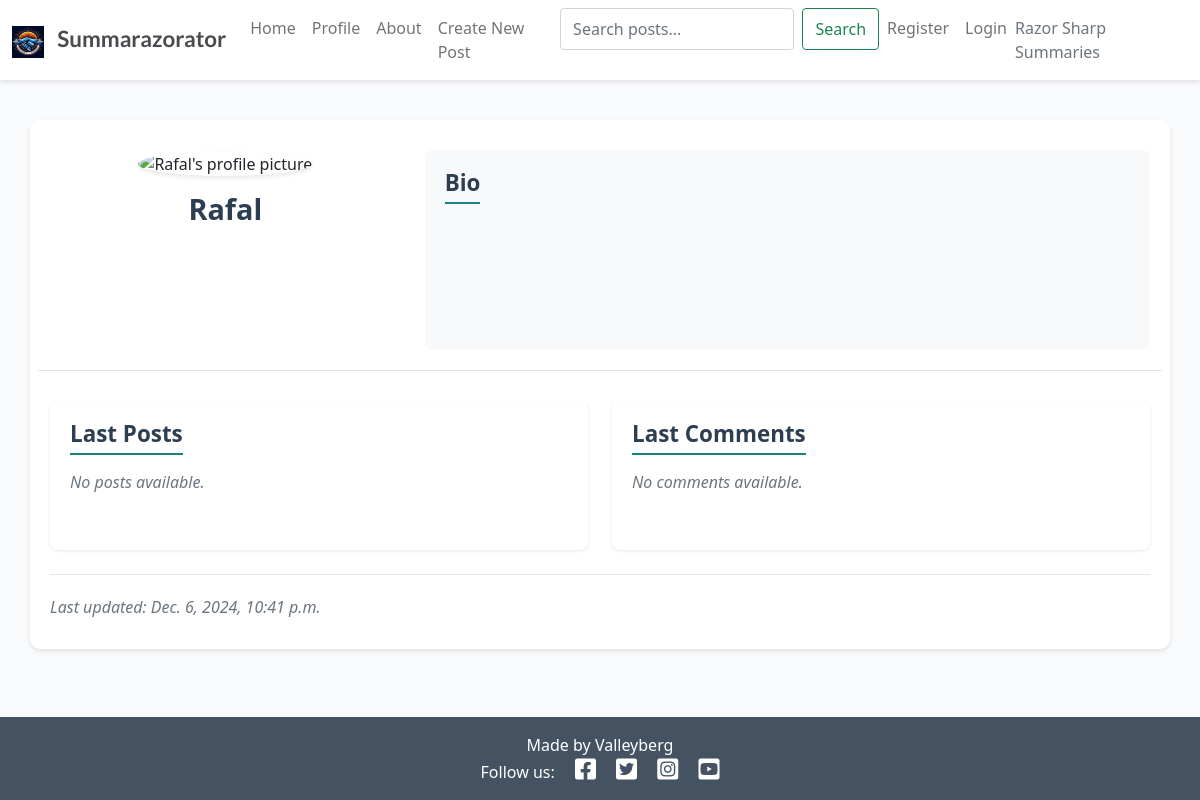
The app's page /profiler/user/Rafal/, older data.
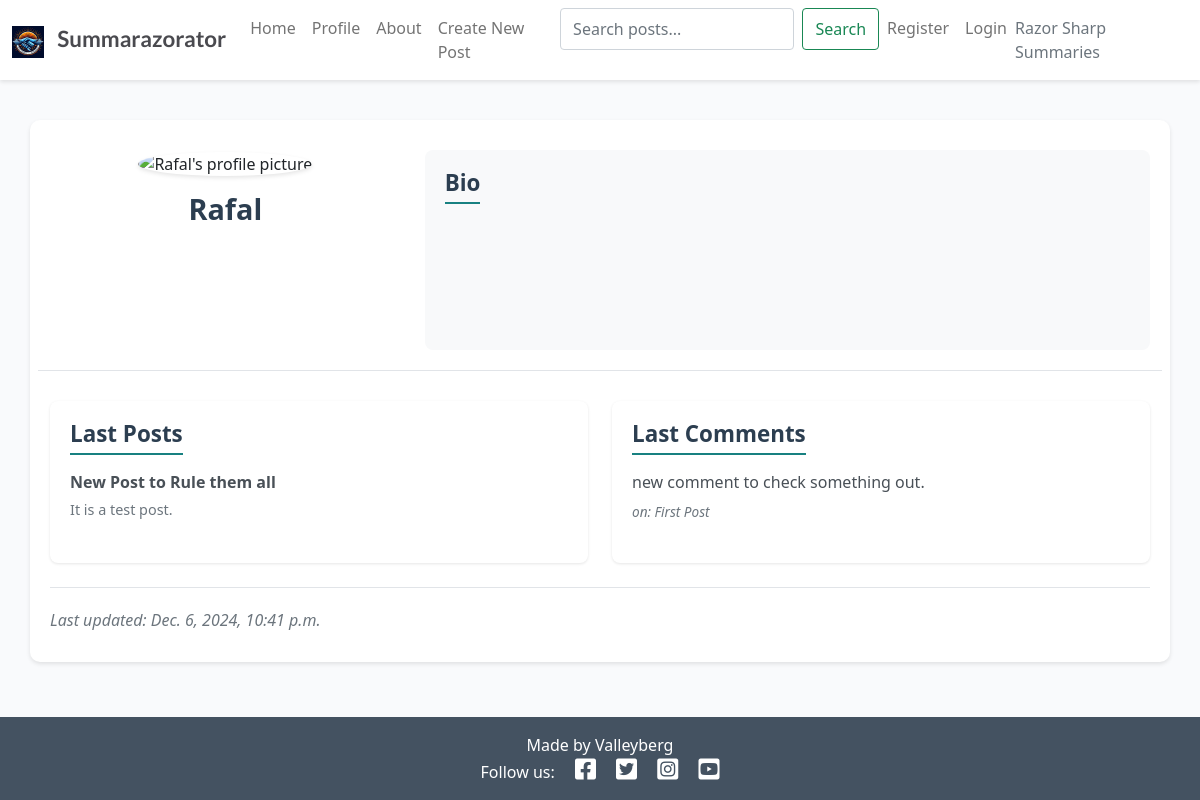
The same page, newer data.
### profiler/models.py (models this page shows, shortened)
class Profiler(models.Model):
    profile_user = models.OneToOneField(
        User,
        on_delete=models.CASCADE,
        related_name="profiler"
    )
    profile_image = CloudinaryField(
        'image',
        default='static/images/default.png',
        folder='profile_pics'
    )
    profile_bio = models.TextField(
        blank=True,
        max_length=500
    )
    profile_created_on = models.DateTimeField(auto_now_add=True)
    profile_updated_on = models.DateTimeField(auto_now=True)
    profile_last_posts = models.ManyToManyField(
        Post,
        blank=True,
        related_name="profile_posts"
    )
    profile_last_comments = models.ManyToManyField(
        Comment,
        blank=True,
        related_name="profile_comments"
    )

### forum/models.py (models this page shows, shortened)
class Post(models.Model):
    post_title = models.CharField(
        max_length=200,
        unique=True,
        help_text="Title of the post",
        validators=[validate_not_empty]
    )
    post_slug = models.SlugField(
        max_length=200,
        unique=True,
        help_text="URL-friendly version of the title"
    )
    post_author = models.ForeignKey(
        User,
        on_delete=models.CASCADE,
        related_name="forum_posts"
    )
    post_featured_image = CloudinaryField(
        'image',
        default='placeholder'
    )
    post_content = models.TextField(
        help_text="Main content of the post"
    )
    post_excerpt = models.TextField(
        blank=True,
        help_text="Brief summary of the post"
    )
    post_created_on = models.DateTimeField(auto_now_add=True)
    post_updated_at = models.DateTimeField(auto_now=True)
    post_status = models.IntegerField(
        choices=STATUS_CHOICES,
        default=0,
        help_text="0: Draft, 1: Published"
    )
    class Meta:
        ordering = ['-post_created_on']
        verbose_name = 'Post'
        verbose_name_plural = 'Posts'

class Comment(models.Model):
    parent_post = models.ForeignKey(
        Post,
        on_delete=models.CASCADE,
        related_name="comments"
    )
    comment_author = models.ForeignKey(
        User,
        on_delete=models.CASCADE,
        related_name="commenter"
    )
    comment_body = models.TextField(
        help_text="Content of the comment"
    )
    comment_type = models.CharField(
        max_length=10,
        choices=COMMENT_TYPE_CHOICES,
        default='positive',
        help_text="Whether the comment is positive or negative"
    )
    comment_created_on = models.DateTimeField(auto_now_add=True)
    comment_updated_at = models.DateTimeField(auto_now=True)
    comment_approved = models.BooleanField(
        default=True,
        help_text="Whether the comment is approved for display"
    )
    comment_reactors = models.ManyToManyField(
        User,
        related_name='post_reactions',
        blank=True,
        help_text="Users who have reacted to this comment"
    )
    class Meta:
        ordering = ['-comment_created_on']
        verbose_name = 'Comment'
        verbose_name_plural = 'Comments'

### profiler/views.py (the view)
# urls.py: path('user/<str:username>/', views.view_profile, name='view_profile'),
def view_profile(request, username):
    user = get_object_or_404(User, username=username)
    profiler = get_object_or_404(Profiler, profile_user=user)
    profiler.profile_last_posts.set(
        Post.objects.filter(post_author=user)
        .order_by('-post_created_on')[:3]
    )
    profiler.profile_last_comments.set(
        Comment.objects.filter(comment_author=user)
        .order_by('-comment_created_on')[:3]
    )
    profiler.save()
    return render(
        request,
        "profiler/profiler.html",
        {
            "profiler": profiler,
            "is_owner": request.user == user if request.user.is_authenticated else False,
        },
    )

### profiler/templates/profiler/profiler.html (shortened to what this page needs)
{% extends 'base.html' %}
{% block content %}
{% load static %}
{% load crispy_forms_tags %}
<section class="container profile-container">
    <div class="row profile-header">
        <div class="col-md-4 text-center">
            {% if "static/images/default.png" in profiler.profile_image.url %}
            <img src="{% static 'images/default.png' %}" alt="{{ profiler.profile_user.username }}'s profile picture"
                class="profile-image">
            {% else %}
            <img src="{{ profiler.profile_image.url }}" alt="{{ profiler.profile_user.username }}'s profile picture"
                class="profile-image">
            {% endif %}
            <h1 class="username-display mt-3">{{ profiler.profile_user | safe }}</h1>
        </div>
        <div class="col-md-8">
            <div class="bio-section">
                <h2 class="section-title">Bio</h2>
            </div>
        </div>
    </div>
    <section class="row mt-4">
        <article class="col-md-6">
            <div class="activity-section">
                <h2 class="section-title">Last Posts</h2>
                <div class="activity-content">
                    {% if profiler.profile_last_posts.exists %}
                    <ul class="activity-list">
                        {% with posts=profiler.profile_last_posts.all %}
                        {% for post in posts %}
                        <li>
                            <a href="{% url 'post_detail' post.post_slug %}"
                                aria-label="View post: {{ post.post_title }}" class="activity-link">
                                <span class="activity-title">{{ post.post_title }}</span>
                                <span class="activity-excerpt">{{ post.post_excerpt }}</span>
                            </a>
                        </li>
                        {% endfor %}
                        {% endwith %}
                    </ul>
                    {% else %}
                    <p class="no-content">No posts available.</p>
                    {% endif %}
                </div>
            </div>
        </article>
        <article class="col-md-6">
            <div class="activity-section">
                <h2 class="section-title">Last Comments</h2>
                <div class="activity-content">
                    {% if profiler.profile_last_comments.exists %}
                    <ul class="activity-list">
                        {% with comments=profiler.profile_last_comments.all %}
                        {% for comment in comments %}
                        <li>
                            <a href="{% url 'post_detail' comment.parent_post.post_slug %}"
                                aria-label="View comment on post: {{ comment.parent_post.post_title }}"
                                class="activity-link">
                                <span class="activity-comment">{{ comment.comment_body }}</span>
                                <span class="activity-post-title">on: {{ comment.parent_post.post_title }}</span>
                            </a>
                        </li>
                        {% endfor %}
                        {% endwith %}
                    </ul>
                    {% else %}
                    <p class="no-content">No comments available.</p>
                    {% endif %}
                </div>
            </div>
        </article>
    </section>
    <section class="row mt-4">
        <div class="col">
            <div class="profile-footer">
                <p class="update-time">Last updated: {{ profiler.profile_updated_on }}</p>
            </div>
        </div>
    </section>
</section>
{% endblock content %}

### templates/base.html (shortened to what this page needs)
{% load static %}
{% url 'home' as home_url %}
{% url 'about' as about_url %}
{% url 'profiler' as profiler_url %}
{% url 'account_login' as login_url %}
{% url 'account_signup' as signup_url %}
{% url 'account_logout' as logout_url %}
{% url 'create_post' as create_url %}
<!DOCTYPE html>
<html class="h-100" lang="en">
<head>
    <link rel="stylesheet" href="https://cdnjs.cloudflare.com/ajax/libs/font-awesome/5.15.3/css/all.min.css">
    <link href="https://cdn.jsdelivr.net/npm/bootstrap@5.0.1/dist/css/bootstrap.min.css" rel="stylesheet"
>
    <link rel="stylesheet" href="{% static 'css/style.css' %}">
</head>
<body class="d-flex flex-column h-100 main-bg">
    <header>
        <nav class="navbar navbar-expand-lg navbar-light bg-white">
            <div class="container-fluid">
                <a class="navbar-brand" href="{% url 'home' %}">
                    <img src="{% static 'images/rzrtr-logo.jpg' %}" alt="Summarazorator Logo"
                        class="d-inline-block align-text-top me-2 summarazorator-logo-image">
                    <span class="brand">Summarazorator</span>
                </a>
                <div class="collapse navbar-collapse" id="navbarText">
                    <ul class="navbar-nav me-auto mb-2 mb-lg-0">
                        <li class="nav-item">
                            <a class="nav-link {% if request.path == home_url %}active{% endif %}" aria-current="page"
                                href="{% url 'home' %}" aria-label="Home page">Home</a>
                        </li>
                        <li class="nav-item">
                            <a class="nav-link {% if request.path == profiler_url %}active{% endif %}"
                                aria-current="page" href="{% url 'profiler' %}" aria-label="Profile page">Profile</a>
                        </li>
                        <li class="nav-item">
                            <a class="nav-link {% if request.path == about_url %}active{% endif %}" aria-current="page"
                                href="{% url 'about' %}" aria-label="About page">About</a>
                        </li>
                        <li class="nav-item">
                            <a class="nav-link {% if request.path == create_url %}active{% endif %}" aria-current="page"
                                href="{% url 'create_post' %}" aria-label="Create new post">Create New Post</a>
                        </li>
                        <li class="nav-item">
                            <form method="GET" id="search_bar" action="{% url 'search' %}" class="d-flex">
                                <input type="text" name="searchbar" class="form-control me-2"
                                    placeholder="Search posts..." aria-label="Search">
                                <button type="submit" class="btn btn-outline-success"
                                    aria-label="Submit search">Search</button>
                            </form>
                        </li>
                        {% if user.is_authenticated %}
                        <li class="nav-item">
                            <a class="nav-link {% if request.path == logout_url %}active{% endif %}" aria-current="page"
                                href="{% url 'account_logout' %}" aria-label="Log out">Logout</a>
                        </li>
                        {% else %}
                        <li class="nav-item">
                            <a class="nav-link {% if request.path == signup_url %}active{% endif %}" aria-current="page"
                                href="{% url 'account_signup' %}" aria-label="Register new account">Register</a>
                        </li>
                        <li class="nav-item">
                            <a class="nav-link {% if request.path == login_url %}active{% endif %}" aria-current="page"
                                href="{% url 'account_login' %}" aria-label="Log in to your account">Login</a>
                        </li>
                        {% endif %}
                    </ul>
                    <span class="navbar-text text-muted d-flex align-items-center">
                        Razor Sharp Summaries
                    </span>
                </div>
            </div>
        </nav>
    </header>
    <main class="flex-shrink-0 main-bg">
        <div class="content-container">
            {% block content %}{% endblock content %}
        </div>
    </main>
    <footer class="footer mt-auto py-3 dark-bg">
        <div class="container">
            <p class="m-0 text-center text-white">Made by Valleyberg</p>
            <nav class="social-links" aria-label="Social media links">
                <p class="m-0 text-center text-white">
                    Follow us:
                    <a href="https://facebook.com/summarazorator" target="_blank" rel="noopener noreferrer"
                        aria-label="Visit our Facebook page">
                        <i class="fab fa-facebook-square ms-3"></i>
                    </a>
                    <a href="https://twitter.com/summarazorator" target="_blank" rel="noopener noreferrer"
                        aria-label="Visit our Twitter page">
                        <i class="fab fa-twitter-square ms-3"></i>
                    </a>
                    <a href="https://instagram.com/summarazorator" target="_blank" rel="noopener noreferrer"
                        aria-label="Visit our Instagram page">
                        <i class="fab fa-instagram-square ms-3"></i>
                    </a>
                    <a href="https://youtube.com/summarazorator" target="_blank" rel="noopener noreferrer"
                        aria-label="Visit our YouTube channel">
                        <i class="fab fa-youtube-square ms-3"></i>
                    </a>
                </p>
            </nav>
        </div>
    </footer>
</body>
</html>

### static/css/style.css (style rules this page uses)
body { background-color: #F9FAFC; min-height: 100vh; display: flex; flex-direction: column; }
.brand { font-family: Lato, sans-serif; font-size: 1.4rem; font-weight: 700; color: #4A4A4F; }
.dark-bg { background-color: #445261; }
.main-bg { background-color: #F9FAFC; }
.summarazorator-logo-image { width: 32px; height: 32px; }
.social-links a { text-decoration: none; color: white; transition: color 0.3s ease; }
.social-links i { font-size: 1.5rem; }
main { flex: 1 0 auto; padding: 20px 0; }
.content-container { padding: 10px 0; margin-bottom: 20px; }
.navbar { margin-bottom: 10px; box-shadow: 0 2px 4px rgba(0, 0, 0, 0.1); }
.footer { flex-shrink: 0; background-color: #445261; margin-top: auto; }
.profile-container { padding: 30px 20px; background-color: #fff; border-radius: 10px; box-shadow: 0 2px 4px rgba(0, 0, 0, 0.1); }
.profile-header { margin-bottom: 30px; padding-bottom: 20px; border-bottom: 1px solid #e1e4e8; }
.profile-image { width: 200px; height: 200px; object-fit: cover; border-radius: 50%; box-shadow: 0 2px 4px rgba(0, 0, 0, 0.1); }
.username-display { font-size: 1.8rem; color: #2c3e50; margin-top: 15px; font-weight: 600; }
.bio-section { background-color: #f8f9fa; padding: 20px; border-radius: 8px; height: 100%; min-height: 200px; }
.section-title { font-size: 1.4rem; color: #2c3e50; margin-bottom: 15px; font-weight: 600; border-bottom: 2px solid #188181; padding-bottom: 5px; display: inline-block; }
.activity-section { background-color: #fff; padding: 20px; border-radius: 8px; box-shadow: 0 1px 3px rgba(0, 0, 0, 0.1); height: 100%; margin-bottom: 20px; }
.activity-list { list-style: none; padding: 0; margin: 0; }
.activity-list li { margin-bottom: 15px; padding-bottom: 15px; border-bottom: 1px solid #e1e4e8; }
.activity-list li:last-child { margin-bottom: 0; padding-bottom: 0; border-bottom: none; }
.activity-link { text-decoration: none; color: #495057; display: block; transition: color 0.3s ease; }
.activity-title { font-weight: 600; display: block; margin-bottom: 5px; }
.activity-excerpt { font-size: 0.9rem; color: #6c757d; display: block; }
.activity-comment { display: block; margin-bottom: 5px; }
.activity-post-title { font-size: 0.85rem; color: #6c757d; font-style: italic; }
.profile-footer { display: flex; justify-content: space-between; align-items: center; padding-top: 20px; border-top: 1px solid #e1e4e8; }
.update-time { color: #6c757d; font-style: italic; margin: 0; }
.form-control { border: 1px solid #ced4da; border-radius: 4px; padding: 8px 12px; transition: border-color 0.3s ease; }

Row changes from the older to the newer data that the page shows:
added Post: post_title "New Post to Rule them all", post_excerpt "It is a test post."
added Comment: comment_body "new comment to check something out.", parent_post.post_title "First Post"
Text that changed along with them:
text no longer shown: "No posts available. No comments available."
